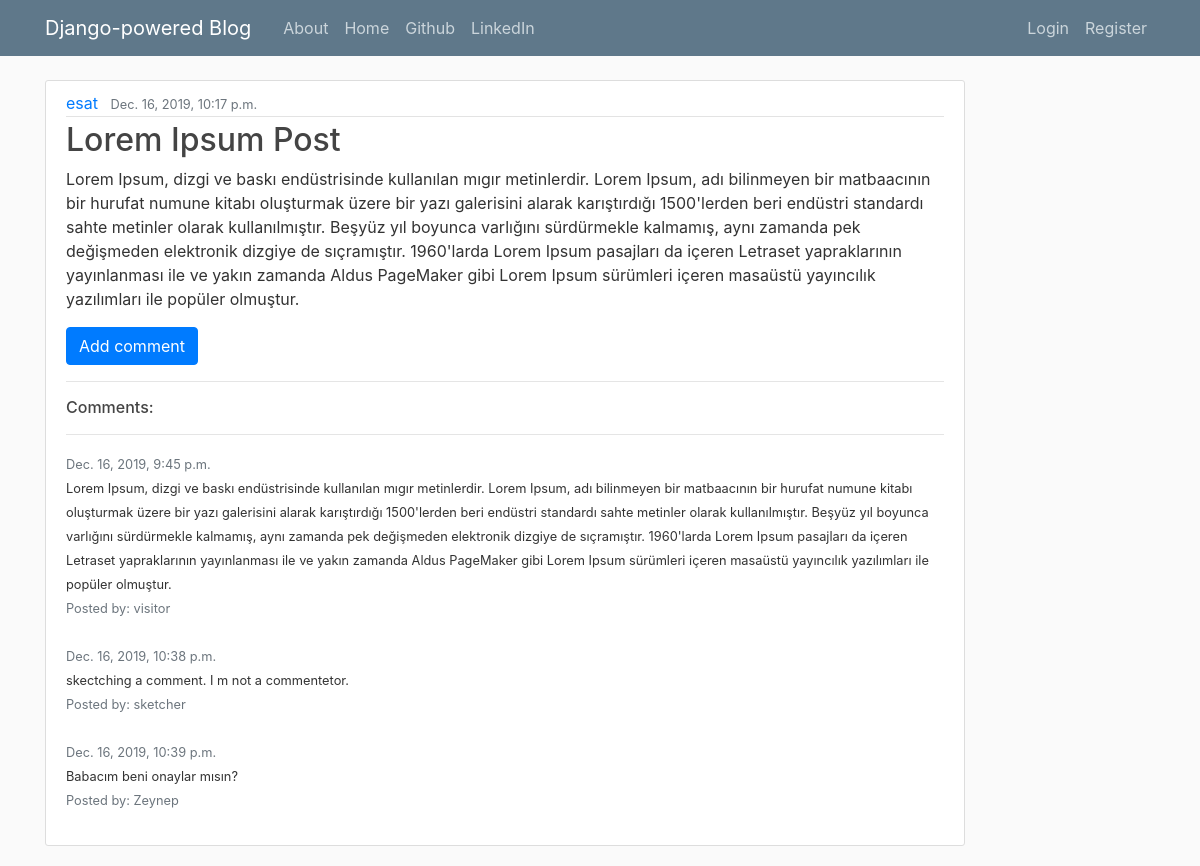
The page /post/26/ on the database its author committed.
### blog/models.py (models this page shows, shortened)
class Post(models.Model):
    author = models.ForeignKey('auth.User', on_delete=models.CASCADE)
    title = models.CharField(max_length=200)
    text = models.TextField()
    create_date = models.DateTimeField(default=timezone.now)
    published_date = models.DateTimeField(blank=True, null=True)
    last_publication_date = models.DateTimeField(blank=True, null=True)

class Comment(models.Model):
    post = models.ForeignKey('blog.Post', related_name='comments', on_delete=models.CASCADE)
    author = models.CharField(max_length=200)
    text = models.TextField()
    create_date = models.DateTimeField(default=timezone.now)
    approved_comment = models.BooleanField(default=False)

### blog/views.py (the view)
# urls.py: path('post/<int:pk>/', views.PostDetailView.as_view(), name='post_details'),
class PostDetailView(DetailView):
    template_name='blog/post_details.html'
    model=Post

### blog/templates/blog/post_details.html (shortened to what this page needs)
{% extends "blog/base.html" %}
{% block content %}
<article class="media content-section">
  <div class="media-body">
    <div class="article-metadata">
      <a class="mr-2" href="#">{{ post.author}}</a>
      {% if post.published_date %}
        <small class="text-muted">{{ post.published_date }}</small>
      {% else %}
        <a class="btn btn-primary" href="{% url 'blog:post_publish' pk=post.pk %}">
        <span class="iconify" data-icon="simple-icons:faceit" data-inline="false"></span> Publish</a>
      {% endif %}
    </div>
    <h2><a class="article-title" href="#">{{ post.title }}</a></h2>
    <p class="article-content">{{ post.text }}</p>
    <a class="btn btn-primary btn-comment" href="{% url 'blog:add_comment_to_post' pk=post.pk %}">
     Add comment</a>
    <hr>
    <h6>Comments:</h6>
    <hr>
    {% for comment in post.comments.all %}
      <small class="mr-2 text-muted">{{comment.create_date}}</small>
      {% if comment.approved_comment or user.is_authenticated %}
        <br>
        <small>{{comment.text}}</small>
        <br>
        <small class="text-muted">Posted by: {{comment.author}} </small>
        <br> <br>
      {% endif %}
    {% endfor %}
  </div>
</article>
{% endblock %}

### blog/static/css/blog.css (style rules this page uses)
body { background: #fafafa; color: #333333; margin-top: 5rem; }
h1, h2, h3, h4, h5, h6 { color: #444444; }
.content-section { background: #ffffff; padding: 10px 20px; border: 1px solid #dddddd; border-radius: 3px; margin-bottom: 20px; }
.article-title { color: #444444; }
.article-content { white-space: pre-line; }
.article-metadata { padding-bottom: 1px; margin-bottom: 4px; border-bottom: 1px solid #e3e3e3 }

### rows shown on the page
Post: author "esat", published_date "Dec. 16, 2019, 10:17 p.m.", title "Lorem Ipsum Post", text "Lorem Ipsum, dizgi ve baskı endüstrisinde kullanılan mıgır metinlerdir. Lorem Ipsum, adı bilinmeyen bir matbaacının bir hurufat numune kitabı oluşturmak üzere bir yazı galerisini alarak karıştırdığı 1500'lerden beri endüstri standardı sahte metinler olarak kullanılmıştır. Beşyüz yıl boyunca varlığını sürdürmekle kalmamış, aynı zamanda pek değişmeden elektronik dizgiye de sıçramıştır. 1960'larda Lorem Ipsum pasajları da içeren Letraset yapraklarının yayınlanması ile ve yakın zamanda Aldus PageMaker gibi Lorem Ipsum sürümleri içeren masaüstü yayıncılık yazılımları ile popüler olmuştur."
Comment: create_date "Dec. 16, 2019, 9:45 p.m.", text "Lorem Ipsum, dizgi ve baskı endüstrisinde kullanılan mıgır metinlerdir. Lorem Ipsum, adı bilinmeyen bir matbaacının bir hurufat numune kitabı oluşturmak üzere bir yazı galerisini alarak karıştırdığı 1500'lerden beri endüstri standardı sahte metinler olarak kullanılmıştır. Beşyüz yıl boyunca varlığını sürdürmekle kalmamış, aynı zamanda pek değişmeden elektronik dizgiye de sıçramıştır. 1960'larda Lorem Ipsum pasajları da içeren Letraset yapraklarının yayınlanması ile ve yakın zamanda Aldus PageMaker gibi Lorem Ipsum sürümleri içeren masaüstü yayıncılık yazılımları ile popüler olmuştur.", author "visitor"
Comment: create_date "Dec. 16, 2019, 10:38 p.m.", text "skectching a comment. I m not a commentetor.", author "sketcher"
Comment: create_date "Dec. 16, 2019, 10:39 p.m.", text "Babacım beni onaylar mısın?", author "Zeynep"
